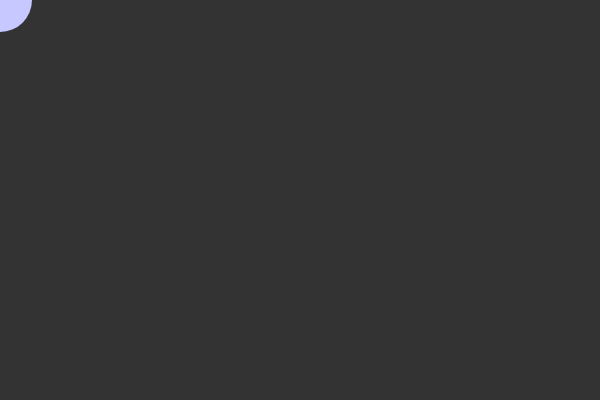
Frame 1 (no input)
Frame 60 (no input): identical to frame 1, image omitted
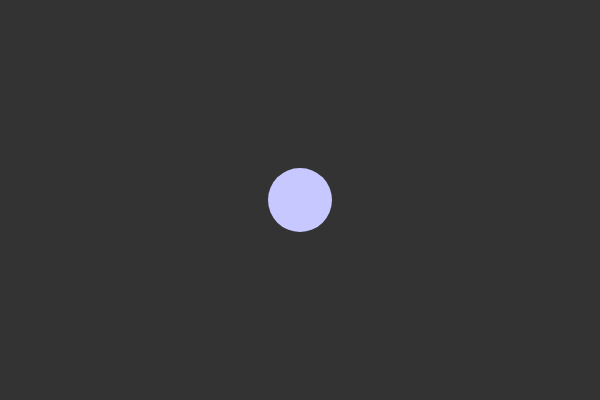
Frame 120 (the mouse pressed at the canvas centre since frame 60)

The p5.js sketch that drew these frames (run headless with seeded random() and noise() and a simulated clock; from frame 60 on, the mouse is pressed at the canvas centre):

// p5.js sketch
// ── sketch.js
function setup() {
  // Creates a canvas that fills the preview window
  createCanvas(600, 400);
}

function draw() {
  // Dark grey background (Coding Train style)
  background(51); 
  
  // Draw a bright circle that follows your mouse
  fill(199, 200, 255);
  noStroke();
  circle(mouseX, mouseY, 64);
}
